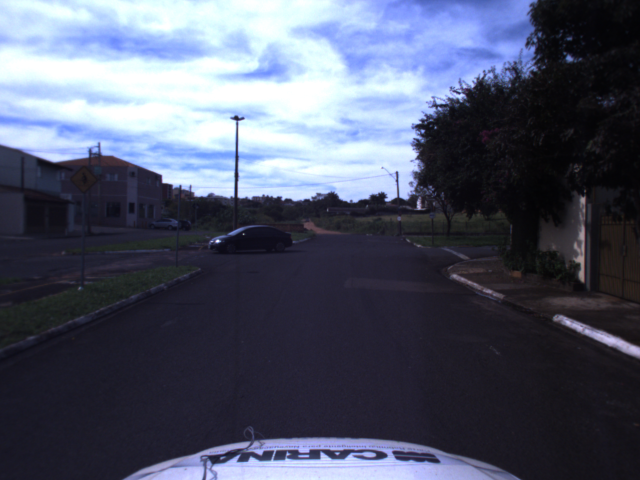
#> input picture Road Surface Classification/training_data/paved(asphalt)/0000000.png, 1280 x 960 px (shown at 1/2 size); its folder holds only this picture in this run
$ python train.py
#> lines starting #> are read from the running program, lines starting #| are printed output that depends on the picture
### Road Surface Classification/dataset.py
import cv2
import os
import glob
from sklearn.utils import shuffle
import numpy as np


def adjust_gamma(image):
	# build a lookup table mapping the pixel values [0, 255] to
	# their adjusted gamma values
        gamma = 0.5
        invGamma = 1.0 / gamma
        table = np.array([((i / 255.0) ** invGamma) * 255
            for i in np.arange(0, 256)]).astype("uint8")

        # apply gamma correction using the lookup table
        return cv2.LUT(image, table)

def increase_brightness(img, value):
    hsv = cv2.cvtColor(img, cv2.COLOR_BGR2HSV)
    h, s, v = cv2.split(hsv)

    lim = 255 - value
    v[v > lim] = 255
    v[v <= lim] += value

    final_hsv = cv2.merge((h, s, v))
    img = cv2.cvtColor(final_hsv, cv2.COLOR_HSV2BGR)
    return img

def load_train(train_path, image_size, classes):
    images = []
    labels = []
    img_names = []
    cls = []

    print('Going to read training images')
    for fields in classes:
        index = classes.index(fields)
        print('Now going to read {} files (Index: {})'.format(fields, index))
        path = os.path.join(train_path, fields, '*g')
        files = glob.glob(path)
        for fl in files:
            image = cv2.imread(fl)

            # Region Of Interest (ROI)
            height, width = image.shape[:2]
            newHeight = int(round(height/2))
            image = image[newHeight-5:height-50, 0:width]

            brght_img = increase_brightness(image, value=150)

            shaded_img = adjust_gamma(image)

            image = cv2.resize(image, (image_size, image_size),0,0, cv2.INTER_LINEAR)
            image = image.astype(np.float32)
            image = np.multiply(image, 1.0 / 255.0)

            brght_img = cv2.resize(brght_img, (image_size, image_size),0,0, cv2.INTER_LINEAR)
            brght_img = brght_img.astype(np.float32)
            brght_img = np.multiply(brght_img, 1.0 / 255.0)

            shaded_img = cv2.resize(shaded_img, (image_size, image_size),0,0, cv2.INTER_LINEAR)
            shaded_img = shaded_img.astype(np.float32)
            shaded_img = np.multiply(brght_img, 1.0 / 255.0)

            if index == 0:
                images.append(image)
                images.append(brght_img)
                images.append(shaded_img)

                label = np.zeros(len(classes))
                label[index] = 1.0

                labels.append(label)
                labels.append(label)
                labels.append(label)

                flbase = os.path.basename(fl)

                img_names.append(flbase)
                img_names.append(flbase)
                img_names.append(flbase)

                cls.append(fields)
                cls.append(fields)
                cls.append(fields)
            elif index == 1:
                for i in range(3):
                    images.append(image)
                    images.append(brght_img)
                    images.append(shaded_img)

                    label = np.zeros(len(classes))
                    label[index] = 1.0

                    labels.append(label)
                    labels.append(label)
                    labels.append(label)

                    flbase = os.path.basename(fl)

                    img_names.append(flbase)
                    img_names.append(flbase)
                    img_names.append(flbase)

                    cls.append(fields)
                    cls.append(fields)
                    cls.append(fields)
            elif index == 2:
                for i in range(6):
                    images.append(image)
                    images.append(brght_img)
                    images.append(shaded_img)

                    label = np.zeros(len(classes))
                    label[index] = 1.0

                    labels.append(label)
                    labels.append(label)
                    labels.append(label)

                    flbase = os.path.basename(fl)

                    img_names.append(flbase)
                    img_names.append(flbase)
                    img_names.append(flbase)

                    cls.append(fields)
                    cls.append(fields)
                    cls.append(fields)

    images = np.array(images)
    labels = np.array(labels)
    img_names = np.array(img_names)
    cls = np.array(cls)

    return images, labels, img_names, cls


class DataSet(object):

  def __init__(self, images, labels, img_names, cls):
    self._num_examples = images.shape[0]

    self._images = images
    self._labels = labels
    self._img_names = img_names
    self._cls = cls
    self._epochs_done = 0
    self._index_in_epoch = 0

  @property
  def images(self):
    return self._images

  @property
  def labels(self):
    return self._labels

  @property
  def img_names(self):
    return self._img_names

  @property
  def cls(self):
    return self._cls

  @property
  def num_examples(self):
    return self._num_examples

  @property
  def epochs_done(self):
    return self._epochs_done

  # [14 lines left out: function next_batch, not called in this run]


def read_train_sets(train_path, image_size, classes, validation_size):
  class DataSets(object):
    pass
  data_sets = DataSets()

  images, labels, img_names, cls = load_train(train_path, image_size, classes)
  images, labels, img_names, cls = shuffle(images, labels, img_names, cls)

  if isinstance(validation_size, float):
    validation_size = int(validation_size * images.shape[0])

  validation_images = images[:validation_size]
  validation_labels = labels[:validation_size]
  validation_img_names = img_names[:validation_size]
  validation_cls = cls[:validation_size]

  train_images = images[validation_size:]
  train_labels = labels[validation_size:]
  train_img_names = img_names[validation_size:]
  train_cls = cls[validation_size:]

  data_sets.train = DataSet(train_images, train_labels, train_img_names, train_cls)
  data_sets.valid = DataSet(validation_images, validation_labels, validation_img_names, validation_cls)

  return data_sets

### Road Surface Classification/train.py
import dataset
import tensorflow as tf
import time
from datetime import timedelta
import math
import random
import numpy as np
import os

#Adding Seed so that random initialization is consistent
from numpy.random import seed
seed(1)
from tensorflow import set_random_seed
set_random_seed(2)
#> (this line was passed over: tensorflow is not available in this run)

#os.system('spd-say -t male3 "I will try to learn this, my master."')

batch_size = 32

#Prepare input data
classes = os.listdir('training_data')
num_classes = len(classes)

# 20% of the data will automatically be used for validation
validation_size = 0.2
img_size = 128
num_channels = 3
train_path='training_data'

# We shall load all the training and validation images and labels into memory using openCV and use that during training
data = dataset.read_train_sets(train_path, img_size, classes, validation_size=validation_size)
#> in load_train, image is the input picture: shape (960, 1280, 3); mean B, G, R 104.5, 85.6, 80.2
#> in increase_brightness, `hsv = cv2.cvtColor(img, cv2.COLOR_BGR2HSV)`: hsv: shape (435, 1280, 3); mean H, S, V 122.4, 76.1, 45.7
#> in increase_brightness, `v[v > lim] = 255`:
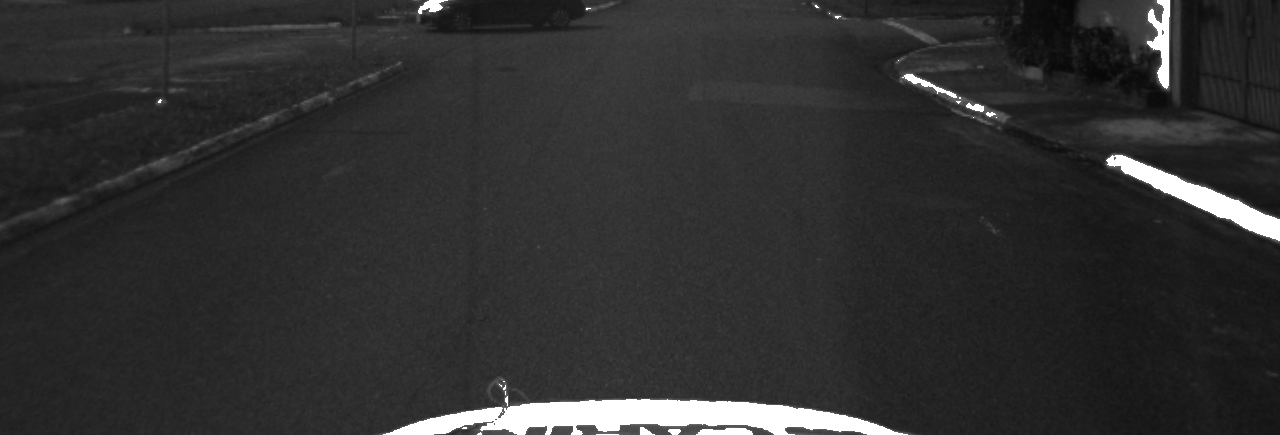
#> v: shape (435, 1280); min 7, max 255, mean 47.7
#> in increase_brightness, `v[v <= lim] += value`:
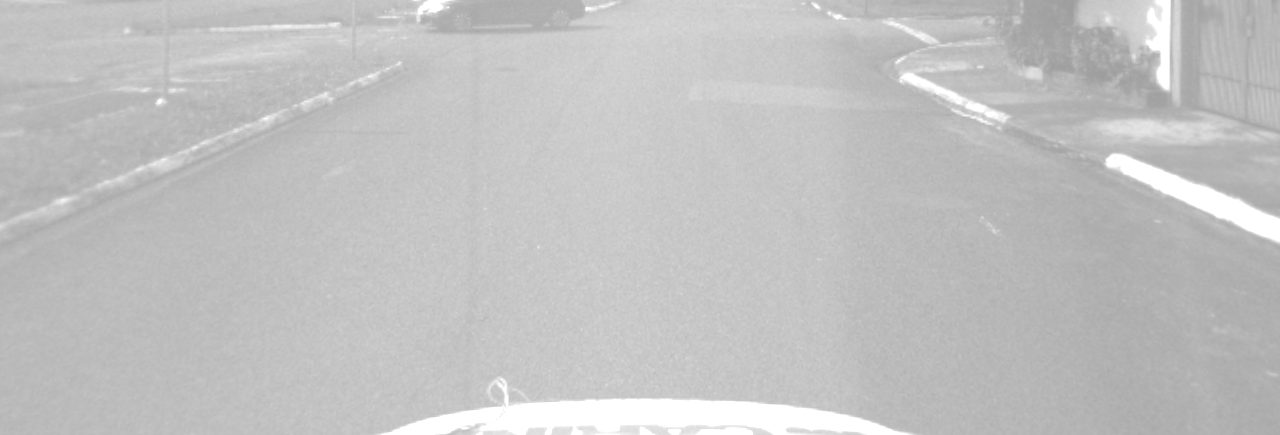
#> v: shape (435, 1280); min 157, max 255, mean 193.3
#> in increase_brightness, `final_hsv = cv2.merge((h, s, v))`: final_hsv: shape (435, 1280, 3); mean H, S, V 122.4, 76.1, 193.3
#> in increase_brightness, `img = cv2.cvtColor(final_hsv, cv2.COLOR_HSV2BGR)`:
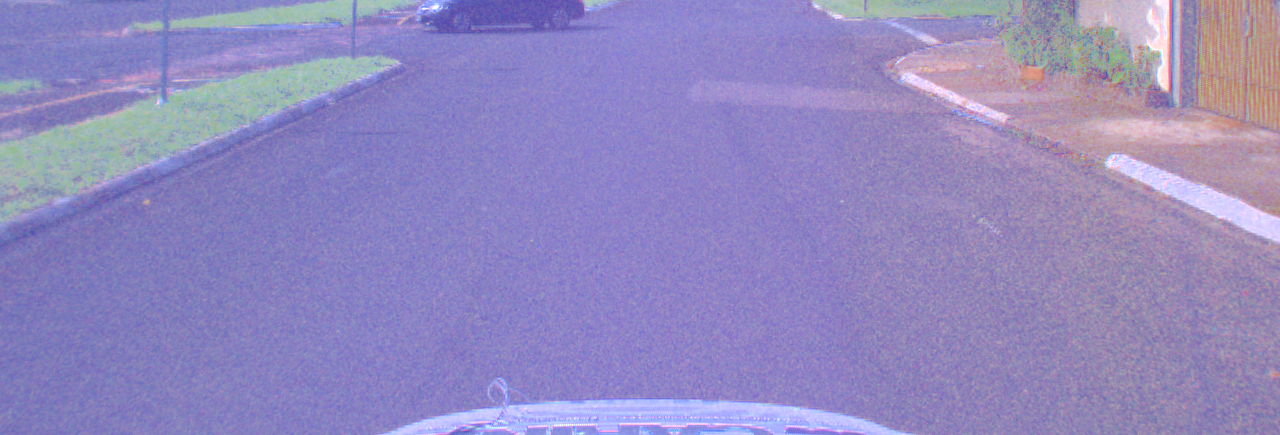
#> img: shape (435, 1280, 3); mean B, G, R 191.2, 137.2, 146.6
#> in adjust_gamma, `return cv2.LUT(image, table)`:
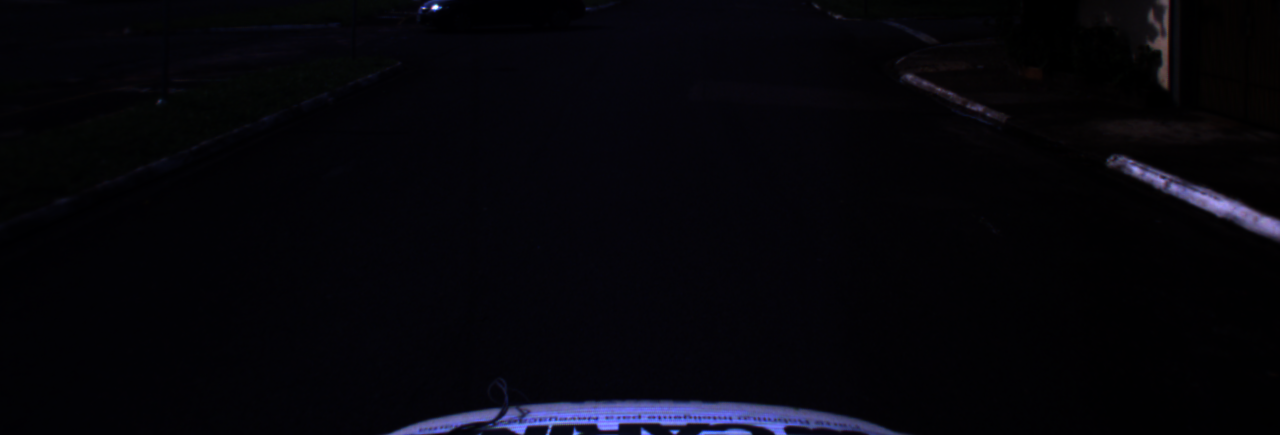
#> returned value: shape (435, 1280, 3); mean of channels 0, 1, 2 10.5, 5.4, 5.8; drawn as B, G, R
#> in load_train, `image = cv2.resize(image, (image_size, image_size),0,0, cv2.INTER_LINE..`:
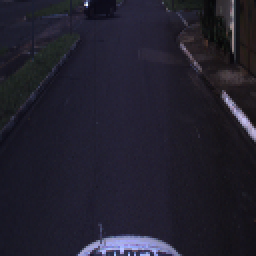
#> image: shape (128, 128, 3) (shown 2 times larger); mean B, G, R 45.1, 32.3, 34.2
#> in load_train, `brght_img = cv2.resize(brght_img, (image_size, image_size),0,0, cv2.IN..`:
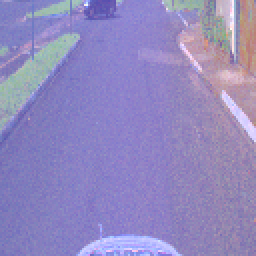
#> brght_img: shape (128, 128, 3) (shown 2 times larger); mean B, G, R 191, 137, 146.4
#> in load_train, `shaded_img = np.multiply(brght_img, 1.0 / 255.0)`:
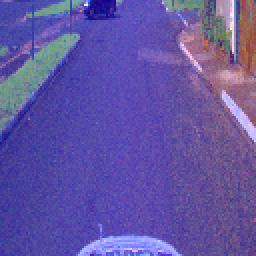
#> shaded_img: shape (128, 128, 3) float32 (shown 2 times larger); mean B, G, R 0.00294, 0.00211, 0.00225; drawn with min black and max white
#> in read_train_sets, `images, labels, img_names, cls = load_train(train_path, image_size, cl..`: labels = [[1, 0], [1, 0], [1, 0], [0, 1], [0, 1], [0, 1], [0, 1], [0, 1], [0, 1], [0, 1], [0, 1], [0, 1]]
#> in read_train_sets, `images, labels, img_names, cls = shuffle(images, labels, img_names, cls)`: labels = [[1, 0], [0, 1], [0, 1], [0, 1], [1, 0], [0, 1], [1, 0], [0, 1], [0, 1], [0, 1], [0, 1], [0, 1]]
#> in read_train_sets, `validation_labels = labels[:validation_size]`: validation_labels = [[1, 0], [0, 1]]
#> in read_train_sets, `train_labels = labels[validation_size:]`: train_labels = [[0, 1], [0, 1], [1, 0], [0, 1], [1, 0], [0, 1], [0, 1], [0, 1], [0, 1], [0, 1]]
#> in __init__, `self._labels = labels`: self._labels has the same summary as train_labels in read_train_sets


print("Complete reading input data. Will Now print a snippet of it")
print("Number of files in Training-set:\t\t{}".format(len(data.train.labels)))
#| Number of files in Training-set:		10
print("Number of files in Validation-set:\t{}".format(len(data.valid.labels)))
#| Number of files in Validation-set:	2


#> (the run stopped early here; a loop or call above may not have finished)
